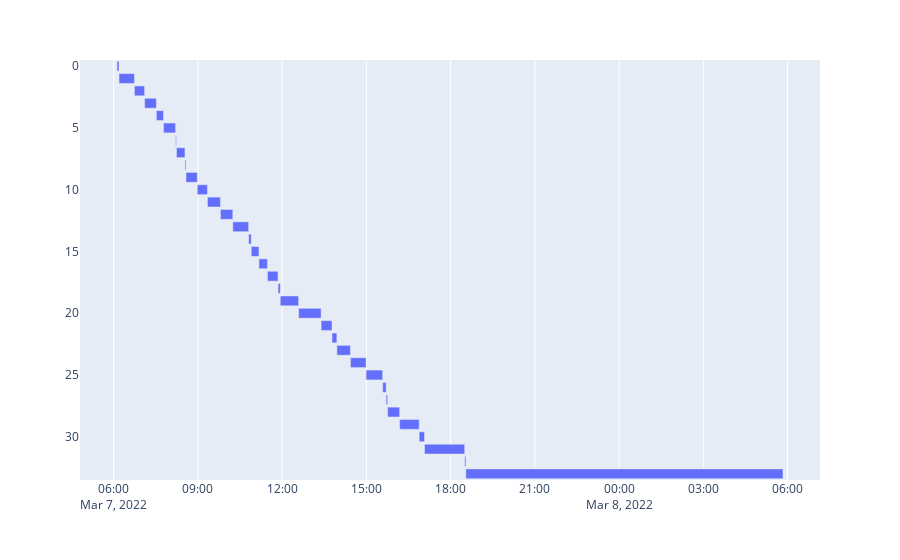

Notebook source saved alongside this figure:
### Code cell
#Look at predicted trip recordings
start_end_each_trip_dict_automated = [dict(Start=trips.positions[0].timestamp, End=trips.positions[-1].timestamp) for trips in automated_trips]
df_pyplot_automated  = pd.DataFrame(start_end_each_trip_dict_automated)

fig = px.timeline(df_pyplot_automated, x_start="Start", x_end="End")
fig.update_yaxes(autorange="reversed") # otherwise tasks are listed from the bottom up
fig.show()
